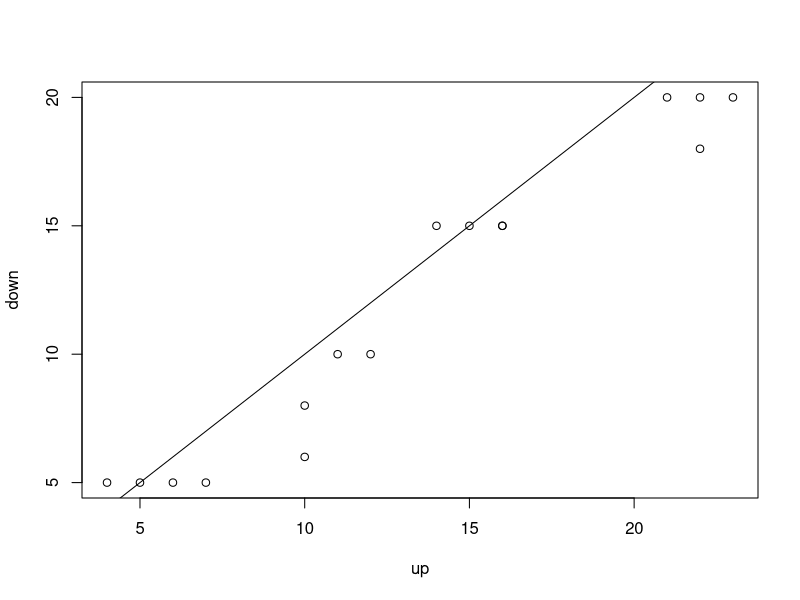
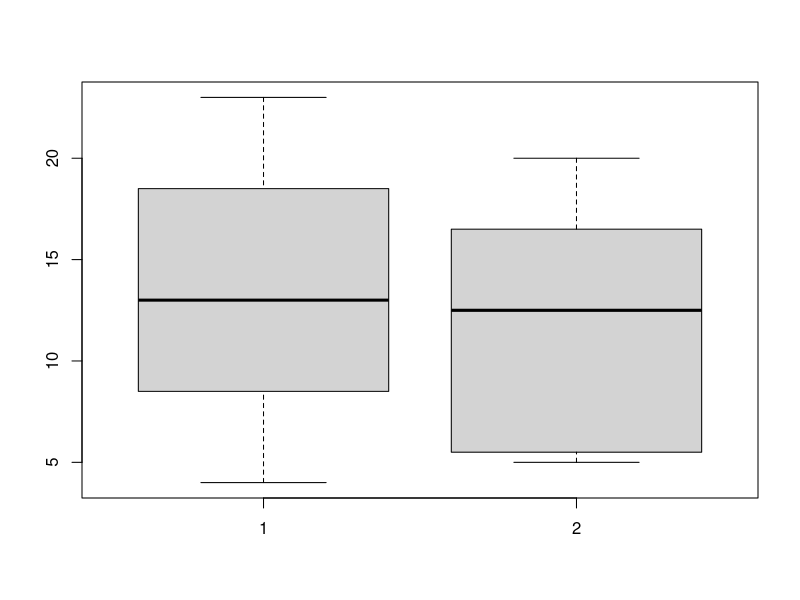
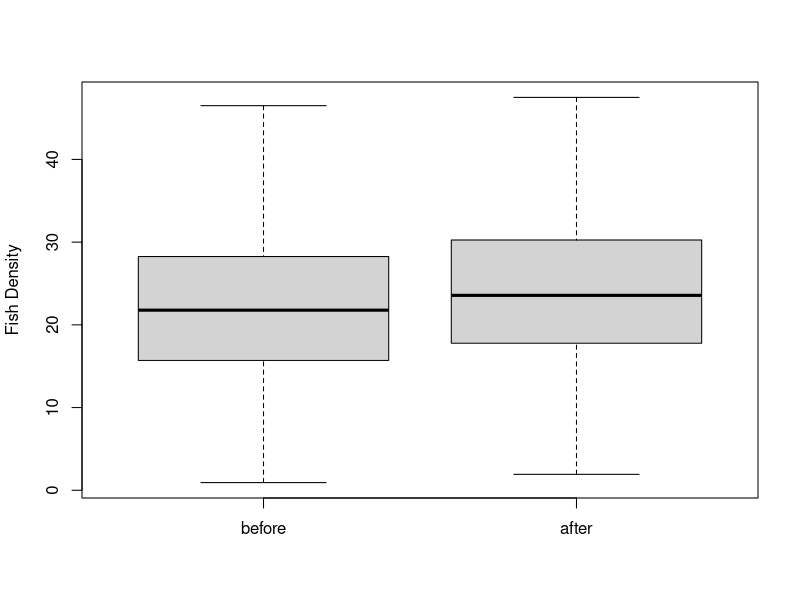
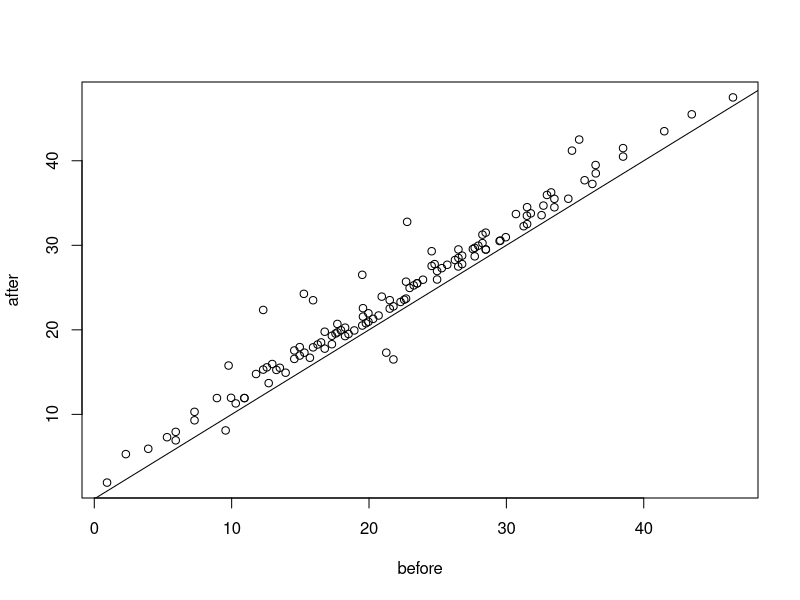

These charts were generated, in order, by the following R code:
## ---- chunk 1
setwd("~/TEACHING IN FREIBURG/11 - Statistics with R fall 2015/4_Classical Tests")
streams = read.table("streams.txt",header=T)
head(streams)
## ---- chunk 2
attach(streams)
summary(streams)
plot(up, down)
abline(a = 0, b = 1) #add a line with intercept 0 and slope 1

## ---- chunk 3
shapiro.test(down)
shapiro.test(up)
#the assumption of normality is certainly not met for measurements after the treatment. Let's go for a more conservative non-parametric procedure

summary(up)
summary(down)
boxplot(up, down)
wilcox.test(up, down, mu = 0, paired = T, conf.int = T, exact = F) #paired = T !!!
detach(streams)
## ---- chunk 4
fish = read.table("fishing.txt",header=T)
## ---- chunk 5
attach(fish)
head(fish)
boxplot(before,after,ylab="Fish Density",
        names=c("before", "after"))

shapiro.test(before)
shapiro.test(after)

plot(before,after)
abline(a=0,b=1) 
## ---- chunk 6
t.test(before, after, mu = 0, paired = T)

t.test(after, before, mu = 0, paired = T) #changing the order of variables, we have a change in the sign of the t-test estimated mean of differences

detach(fish)
